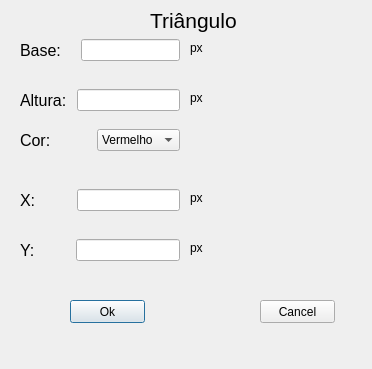
<?xml version="1.0" encoding="UTF-8"?>
<ui version="4.0">
 <class>triangulo</class>
 <widget class="QDialog" name="triangulo">
  <property name="geometry">
   <rect>
    <x>0</x>
    <y>0</y>
    <width>372</width>
    <height>369</height>
   </rect>
  </property>
  <property name="windowTitle">
   <string>Dialog</string>
  </property>
  <widget class="QLabel" name="label">
   <property name="geometry">
    <rect>
     <x>150</x>
     <y>0</y>
     <width>191</width>
     <height>41</height>
    </rect>
   </property>
   <property name="font">
    <font>
     <pointsize>16</pointsize>
    </font>
   </property>
   <property name="text">
    <string>Triângulo</string>
   </property>
  </widget>
  <widget class="QPushButton" name="pushButton">
   <property name="geometry">
    <rect>
     <x>70</x>
     <y>300</y>
     <width>75</width>
     <height>23</height>
    </rect>
   </property>
   <property name="text">
    <string>Ok</string>
   </property>
  </widget>
  <widget class="QPushButton" name="pushButton_2">
   <property name="geometry">
    <rect>
     <x>260</x>
     <y>300</y>
     <width>75</width>
     <height>23</height>
    </rect>
   </property>
   <property name="text">
    <string>Cancel</string>
   </property>
  </widget>
  <widget class="QWidget" name="horizontalLayoutWidget_4">
   <property name="geometry">
    <rect>
     <x>20</x>
     <y>180</y>
     <width>160</width>
     <height>41</height>
    </rect>
   </property>
   <layout class="QHBoxLayout" name="horizontalLayout_4">
    <item>
     <widget class="QLabel" name="label_5">
      <property name="font">
       <font>
        <pointsize>12</pointsize>
       </font>
      </property>
      <property name="text">
       <string>X:        </string>
      </property>
     </widget>
    </item>
    <item>
     <widget class="QLineEdit" name="x"/>
    </item>
   </layout>
  </widget>
  <widget class="QWidget" name="horizontalLayoutWidget_2">
   <property name="geometry">
    <rect>
     <x>20</x>
     <y>120</y>
     <width>160</width>
     <height>41</height>
    </rect>
   </property>
   <layout class="QHBoxLayout" name="horizontalLayout_2">
    <item>
     <widget class="QLabel" name="label_3">
      <property name="font">
       <font>
        <pointsize>12</pointsize>
       </font>
      </property>
      <property name="text">
       <string>Cor: </string>
      </property>
     </widget>
    </item>
    <item>
     <widget class="QComboBox" name="comboBox">
      <item>
       <property name="text">
        <string>Vermelho</string>
       </property>
      </item>
      <item>
       <property name="text">
        <string>Azul</string>
       </property>
      </item>
      <item>
       <property name="text">
        <string>Verde</string>
       </property>
      </item>
     </widget>
    </item>
   </layout>
  </widget>
  <widget class="QWidget" name="horizontalLayoutWidget">
   <property name="geometry">
    <rect>
     <x>20</x>
     <y>30</y>
     <width>160</width>
     <height>41</height>
    </rect>
   </property>
   <layout class="QHBoxLayout" name="horizontalLayout">
    <item>
     <widget class="QLabel" name="label_2">
      <property name="font">
       <font>
        <pointsize>12</pointsize>
       </font>
      </property>
      <property name="text">
       <string>Base:   </string>
      </property>
     </widget>
    </item>
    <item>
     <widget class="QLineEdit" name="base"/>
    </item>
   </layout>
  </widget>
  <widget class="QWidget" name="horizontalLayoutWidget_5">
   <property name="geometry">
    <rect>
     <x>20</x>
     <y>230</y>
     <width>160</width>
     <height>41</height>
    </rect>
   </property>
   <layout class="QHBoxLayout" name="horizontalLayout_5">
    <item>
     <widget class="QLabel" name="label_6">
      <property name="font">
       <font>
        <pointsize>12</pointsize>
       </font>
      </property>
      <property name="text">
       <string>Y:        </string>
      </property>
     </widget>
    </item>
    <item>
     <widget class="QLineEdit" name="y"/>
    </item>
   </layout>
  </widget>
  <widget class="QWidget" name="horizontalLayoutWidget_3">
   <property name="geometry">
    <rect>
     <x>20</x>
     <y>80</y>
     <width>160</width>
     <height>41</height>
    </rect>
   </property>
   <layout class="QHBoxLayout" name="horizontalLayout_3">
    <item>
     <widget class="QLabel" name="label_4">
      <property name="font">
       <font>
        <pointsize>12</pointsize>
       </font>
      </property>
      <property name="text">
       <string>Altura: </string>
      </property>
     </widget>
    </item>
    <item>
     <widget class="QLineEdit" name="altura"/>
    </item>
   </layout>
  </widget>
  <widget class="QLabel" name="label_7">
   <property name="geometry">
    <rect>
     <x>190</x>
     <y>40</y>
     <width>21</width>
     <height>16</height>
    </rect>
   </property>
   <property name="text">
    <string>px</string>
   </property>
  </widget>
  <widget class="QLabel" name="label_8">
   <property name="geometry">
    <rect>
     <x>190</x>
     <y>90</y>
     <width>21</width>
     <height>16</height>
    </rect>
   </property>
   <property name="text">
    <string>px</string>
   </property>
  </widget>
  <widget class="QLabel" name="label_9">
   <property name="geometry">
    <rect>
     <x>190</x>
     <y>190</y>
     <width>21</width>
     <height>16</height>
    </rect>
   </property>
   <property name="text">
    <string>px</string>
   </property>
  </widget>
  <widget class="QLabel" name="label_10">
   <property name="geometry">
    <rect>
     <x>190</x>
     <y>240</y>
     <width>21</width>
     <height>16</height>
    </rect>
   </property>
   <property name="text">
    <string>px</string>
   </property>
  </widget>
 </widget>
 <tabstops>
  <tabstop>base</tabstop>
  <tabstop>altura</tabstop>
  <tabstop>comboBox</tabstop>
  <tabstop>x</tabstop>
  <tabstop>y</tabstop>
  <tabstop>pushButton</tabstop>
  <tabstop>pushButton_2</tabstop>
 </tabstops>
 <resources/>
 <connections/>
</ui>
